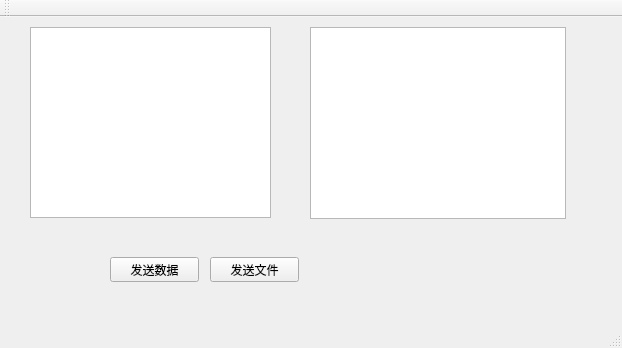
<?xml version="1.0" encoding="UTF-8"?>
<ui version="4.0">
 <class>MainWindow</class>
 <widget class="QMainWindow" name="MainWindow">
  <property name="geometry">
   <rect>
    <x>0</x>
    <y>0</y>
    <width>622</width>
    <height>348</height>
   </rect>
  </property>
  <property name="windowTitle">
   <string>MainWindow</string>
  </property>
  <widget class="QWidget" name="centralWidget">
   <widget class="QPushButton" name="pushButton">
    <property name="geometry">
     <rect>
      <x>110</x>
      <y>240</y>
      <width>89</width>
      <height>25</height>
     </rect>
    </property>
    <property name="text">
     <string>发送数据</string>
    </property>
   </widget>
   <widget class="QTextBrowser" name="textBrowser_recv">
    <property name="geometry">
     <rect>
      <x>310</x>
      <y>10</y>
      <width>256</width>
      <height>192</height>
     </rect>
    </property>
   </widget>
   <widget class="QTextEdit" name="textEdit_send">
    <property name="geometry">
     <rect>
      <x>30</x>
      <y>10</y>
      <width>241</width>
      <height>191</height>
     </rect>
    </property>
   </widget>
   <widget class="QPushButton" name="pushButton_2">
    <property name="geometry">
     <rect>
      <x>210</x>
      <y>240</y>
      <width>89</width>
      <height>25</height>
     </rect>
    </property>
    <property name="text">
     <string>发送文件</string>
    </property>
   </widget>
  </widget>
  <widget class="QMenuBar" name="menuBar">
   <property name="geometry">
    <rect>
     <x>0</x>
     <y>0</y>
     <width>622</width>
     <height>28</height>
    </rect>
   </property>
  </widget>
  <widget class="QToolBar" name="mainToolBar">
   <attribute name="toolBarArea">
    <enum>TopToolBarArea</enum>
   </attribute>
   <attribute name="toolBarBreak">
    <bool>false</bool>
   </attribute>
  </widget>
  <widget class="QStatusBar" name="statusBar"/>
 </widget>
 <layoutdefault spacing="6" margin="11"/>
 <resources/>
 <connections/>
</ui>
